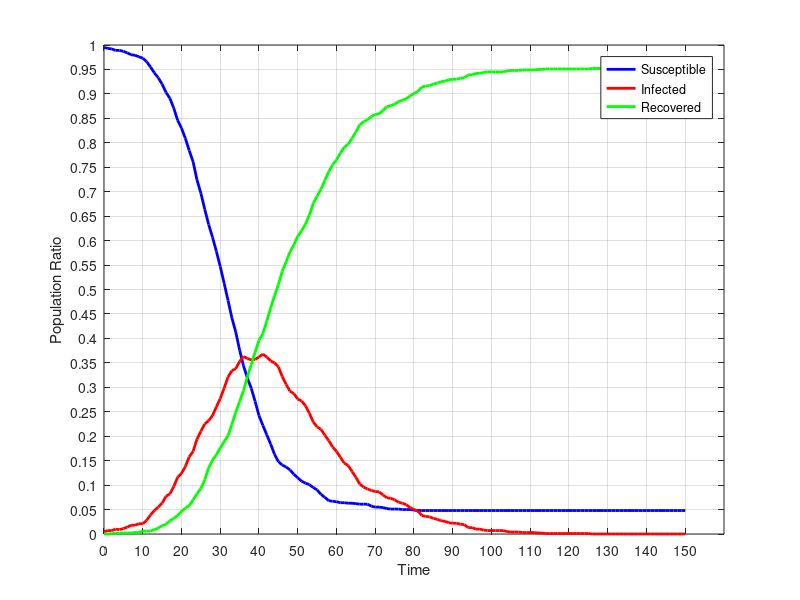

Source code (MATLAB):
dynamics = [
995.0,5.0,0.0;
993.0,7.0,0.0;
992.0,7.0,1.0;
989.0,10.0,1.0;
989.0,9.0,2.0;
987.0,11.0,2.0;
984.0,14.0,2.0;
980.0,18.0,2.0;
979.0,18.0,3.0;
976.0,21.0,3.0;
973.0,21.0,6.0;
966.0,28.0,6.0;
955.0,39.0,6.0;
943.0,48.0,9.0;
933.0,55.0,12.0;
920.0,63.0,17.0;
903.0,77.0,20.0;
891.0,82.0,27.0;
871.0,97.0,32.0;
846.0,116.0,38.0;
830.0,124.0,46.0;
809.0,138.0,53.0;
784.0,158.0,58.0;
761.0,169.0,70.0;
724.0,194.0,82.0;
697.0,210.0,93.0;
664.0,225.0,111.0;
633.0,232.0,135.0;
607.0,242.0,151.0;
578.0,260.0,162.0;
547.0,277.0,176.0;
513.0,298.0,189.0;
478.0,321.0,201.0;
442.0,334.0,224.0;
413.0,338.0,249.0;
376.0,353.0,271.0;
344.0,363.0,293.0;
319.0,359.0,322.0;
298.0,356.0,346.0;
271.0,357.0,372.0;
242.0,362.0,396.0;
222.0,368.0,410.0;
203.0,362.0,435.0;
184.0,354.0,462.0;
163.0,350.0,487.0;
148.0,342.0,510.0;
141.0,322.0,537.0;
137.0,306.0,557.0;
131.0,292.0,577.0;
122.0,287.0,591.0;
115.0,276.0,609.0;
108.0,272.0,620.0;
104.0,262.0,634.0;
101.0,247.0,652.0;
95.0,229.0,676.0;
90.0,219.0,691.0;
81.0,214.0,705.0;
75.0,202.0,723.0;
68.0,191.0,741.0;
67.0,178.0,755.0;
66.0,169.0,765.0;
64.0,157.0,779.0;
64.0,145.0,791.0;
63.0,140.0,797.0;
63.0,128.0,809.0;
62.0,116.0,822.0;
61.0,102.0,837.0;
61.0,96.0,843.0;
61.0,92.0,847.0;
57.0,89.0,854.0;
55.0,87.0,858.0;
55.0,86.0,859.0;
54.0,80.0,866.0;
52.0,74.0,874.0;
51.0,73.0,876.0;
51.0,70.0,879.0;
51.0,65.0,884.0;
50.0,63.0,887.0;
50.0,60.0,890.0;
50.0,54.0,896.0;
49.0,50.0,901.0;
48.0,47.0,905.0;
48.0,38.0,914.0;
48.0,36.0,916.0;
48.0,35.0,917.0;
48.0,32.0,920.0;
48.0,30.0,922.0;
48.0,27.0,925.0;
48.0,26.0,926.0;
48.0,23.0,929.0;
48.0,22.0,930.0;
48.0,22.0,930.0;
48.0,20.0,932.0;
48.0,19.0,933.0;
48.0,13.0,939.0;
48.0,13.0,939.0;
48.0,10.0,942.0;
48.0,10.0,942.0;
48.0,8.0,944.0;
48.0,7.0,945.0;
48.0,7.0,945.0;
48.0,7.0,945.0;
48.0,7.0,945.0;
48.0,7.0,945.0;
48.0,5.0,947.0;
48.0,4.0,948.0;
48.0,4.0,948.0;
48.0,4.0,948.0;
48.0,3.0,949.0;
48.0,3.0,949.0;
48.0,3.0,949.0;
48.0,3.0,949.0;
48.0,2.0,950.0;
48.0,2.0,950.0;
48.0,1.0,951.0;
48.0,1.0,951.0;
48.0,1.0,951.0;
48.0,1.0,951.0;
48.0,1.0,951.0;
48.0,1.0,951.0;
48.0,1.0,951.0;
48.0,1.0,951.0;
48.0,1.0,951.0;
48.0,1.0,951.0;
48.0,1.0,951.0;
48.0,1.0,951.0;
48.0,0.0,952.0;
48.0,0.0,952.0;
48.0,0.0,952.0;
48.0,0.0,952.0;
48.0,0.0,952.0;
48.0,0.0,952.0;
48.0,0.0,952.0;
48.0,0.0,952.0;
48.0,0.0,952.0;
48.0,0.0,952.0;
48.0,0.0,952.0;
48.0,0.0,952.0;
48.0,0.0,952.0;
48.0,0.0,952.0;
48.0,0.0,952.0;
48.0,0.0,952.0;
48.0,0.0,952.0;
48.0,0.0,952.0;
48.0,0.0,952.0;
48.0,0.0,952.0;
48.0,0.0,952.0;
48.0,0.0,952.0;
48.0,0.0,952.0;
48.0,0.0,952.0;
48.0,0.0,952.0;
];
susceptible = dynamics (:, 1);
infected = dynamics (:, 2);
recovered = dynamics (:, 3);
totalPopulation = susceptible(1) + infected(1) + recovered(1);
susceptibleRatio = susceptible ./ totalPopulation;
infectedRatio = infected ./ totalPopulation;
recoveredRatio = recovered ./ totalPopulation;
steps = length (susceptible);
indices = 0 : steps - 1;
time = 0 : (1) : steps - 1;
replications = 10;
figure
plot (indices, susceptibleRatio.', 'color', 'blue', 'linewidth', 2);
hold on
plot (indices, infectedRatio.', 'color', 'red', 'linewidth', 2);
hold on
plot (indices, recoveredRatio.', 'color', 'green', 'linewidth', 2);
set(gca,'YTick',0:0.05:1.0);
set(gca,'XTick', indices(1:10:end), 'xticklabel', time(1:10:end));
xlabel ('Time');
ylabel ('Population Ratio');
legend('Susceptible','Infected', 'Recovered');
grid on
